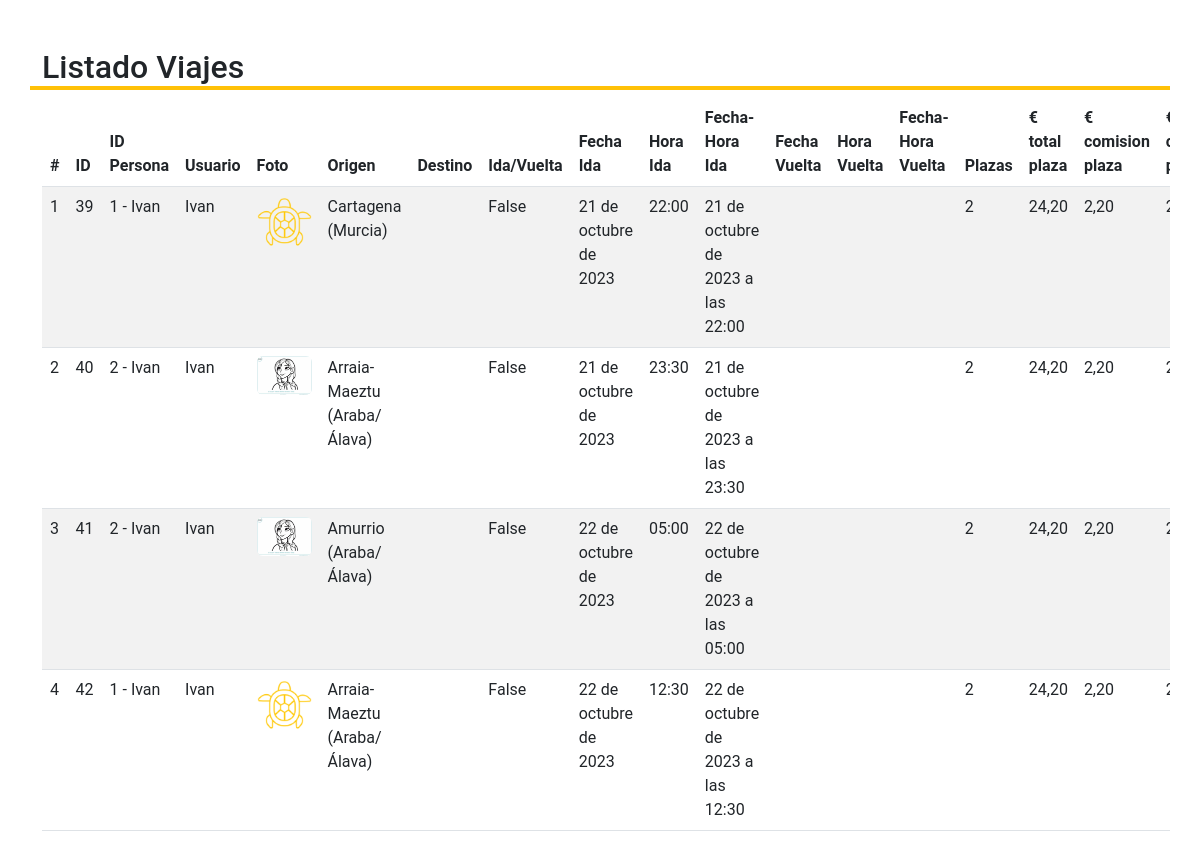
Page /listado_viajes/ on the committed database.
### Aplicaciones/FrontEnd/models.py (models this page shows)
class Viajes (models.Model):
    id_persona = models.ForeignKey(Personas, to_field='id', on_delete=models.CASCADE)
    ciudad_origen = models.CharField(max_length=64)
    ciudad_destino = models.CharField(max_length=64)
    fecha_ida = models.DateField(blank=True, null=True)
    numero_asientos_viaje = models.PositiveSmallIntegerField()
    equipaje = models.CharField(max_length=2, choices=equipaje, default='EM')
    estado = models.PositiveIntegerField(choices=estados_viajes, default=1)
    importe_total_asiento = models.DecimalField(max_digits = 5,decimal_places = 2)
    importe_comision_asiento = models.DecimalField(max_digits = 5,decimal_places = 2)
    importe_conductor_asiento = models.DecimalField(max_digits = 5,decimal_places = 2)
    numero_asientos_libres = models.PositiveIntegerField(default=0)
    hora_ida = models.TimeField()
    fechor_ida = models.DateTimeField()
    fechor_pendiente = models.DateTimeField(blank=True, null=True)
    fechor_realizado = models.DateTimeField(blank=True, null=True)
    fechor_cancelado = models.DateTimeField(blank=True, null=True)
    id_vehiculo = models.ForeignKey(Vehiculos, to_field='id', null=True, blank=True, on_delete=models.CASCADE)
    flg_ida_vuelta = models.BooleanField(default=False)
    distancia_kms = models.DecimalField(max_digits=6, decimal_places=1)
    duracion_min = models.PositiveIntegerField()
    fechor_llegada = models.DateTimeField()
    fec_created = models.DateTimeField(auto_now_add=True)
    fec_updated = models.DateTimeField(auto_now=True)
    class Meta:
        verbose_name = 'viajes'
        verbose_name_plural = 'viajes'

class Personas (models.Model):
    phoneNumberRegex = RegexValidator(regex=r"^\+?1?\d{8,15}$")
    id_usuario = models.ForeignKey(Usuario, to_field='id', null=True, blank=True, on_delete=models.CASCADE)
    nombre = models.CharField(max_length=64, blank=False, null=False)
    apellido1 = models.CharField(max_length=64, blank=False, null=False)
    apellido2 = models.CharField(max_length=64, blank=True, null=True)
    fec_nacimiento = models.DateField(blank=False, null=False)
    tipo_documento = models.CharField (max_length=8, blank=False, null=False)
    numero_documento = models.CharField(max_length=32, blank=False, null=False, unique=True)
    num_telefono = models.CharField(validators = [phoneNumberRegex], max_length = 16, blank=False, null=False)
    genero = models.CharField(max_length=1, choices=genero, default='F', blank=True, null=True)
    puntuacion = models.DecimalField(max_digits=2, decimal_places=1, default=3.5, blank=True, null=True)
    prestigio = models.CharField(max_length=2, choices=prestigio, default='B', blank=True, null=True)
    numero_opiniones = models.PositiveIntegerField(default = '0', blank=True, null=True)
    descripcion = models.CharField(max_length=3000, blank=True, null=True)
    imagen = models.ImageField(upload_to='images/users_profile', default="images/users_profile/avatar-mujer.jpg")
    pref_conversacion = models.PositiveIntegerField(default='1')
    pref_musica = models.PositiveIntegerField(default='1')
    pref_mascota = models.PositiveIntegerField(default='1')
    pref_fumar = models.PositiveIntegerField(default='1')
    pref_comida = models.PositiveIntegerField(default='1')
    notif_noticiasofertas = models.PositiveIntegerField(default='3')
    notif_opiniones = models.PositiveIntegerField(default='3')
    notif_reservas = models.PositiveIntegerField(default='3')
    fec_created = models.DateTimeField(auto_now_add=True)
    fec_updated = models.DateTimeField(auto_now=True)
    class Meta:
        verbose_name = 'personas'
        verbose_name_plural = 'personas'
    def __str__(self):
        return str(self.id) + ' - ' + self.nombre

### Aplicaciones/FrontEnd/views.py (the view)
# urls.py: path('listado_viajes/', v_listado_viajes, name='n_listado_viajes'),
def v_listado_viajes(request):
    viajesListados = Viajes.objects.all()
    args = {"viajes": viajesListados}
    return render(request, "listado_viajes.html", args)

### Aplicaciones/FrontEnd/templates/listado_viajes.html (shortened to what this page needs)
{% load static %}
<!DOCTYPE html>
<html lang="en">
<head>
</head>
<body>
	{% include "index.html" %}
	<div class="container mt-5">
		<div class="row">
			<h2 class="border-bottom border-warning border-4">Listado Viajes</h2>
			<div class="table-responsive">
                <form method="POST" role="form" class="form-inline" enctype="multipart/form-data">
                <table class="table table-striped">
            	      <thead>
                      <tr>
                          <th>#</th>
						  <th>ID</th>
                          <th>ID Persona</th>
                          <th>Usuario</th>
                          <th>Foto</th>
                          <th>Origen</th>
                          <th>Destino</th>
                          <th>Ida/Vuelta</th>
                          <th>Fecha Ida</th>
                          <th>Hora Ida</th>
                          <th>Fecha-Hora Ida</th>
                          <th>Fecha Vuelta</th>
                          <th>Hora Vuelta</th>
                          <th>Fecha-Hora Vuelta</th>
                          <th>Plazas</th>
                          <th>€ total plaza</th>
                          <th>€ comision plaza</th>
						  <th>€ conductor plaza</th>
                      </tr>
					 </thead>
					 <tbody>
                        {% for c in viajes %}
                        <tr>
                            <td>{{forloop.counter}}</td>
							<td>{{c.id}}</td>
                            <td>{{c.id_persona}}</td>
                            <td>{{c.id_persona.nombre}}</td>
                            <td>
                            {% if c.id_persona.imagen %}
                                <div class="img-container">
                                    <img class="rounded" src="{{ c.id_persona.imagen.url }}">
                                </div>
                            {% endif %}
                            </td>
                            <td>{{c.ciudad_origen}}</td>
                            <td>{{c.ciudad_vuelta}}</td>
                            <td>{{c.flg_ida_vuelta}}</td>
                            <td>{{c.fecha_ida}}</td>
                            <td>{{c.hora_ida}}</td>
                            <td>{{c.fechor_ida}}</td>
                            <td>{{c.fecha_vuelta}}</td>
                            <td>{{c.hora_vuelta}}</td>
                            <td>{{c.fechor_vuelta}}</td>
                            <td>{{c.numero_asientos_viaje}}</td>
                            <td>{{c.importe_total_asiento}}</td>
                            <td>{{c.importe_comision_asiento}}</td>
                            <td>{{c.importe_conductor_asiento}}</td>
                        </tr>
                        {% endfor %}
                     </tbody>
                 </table>
                </form>
			</div>
		</div>
	</div>
</body>
</html>

### Aplicaciones/FrontEnd/static/css/index.css (style rules this page uses)
html * { font-family: Roboto; }

### Aplicaciones/FrontEnd/templates/listado_viajes.html (style rules this page uses)
.img-container { width:55px; overflow:hidden; }
.img-container img { width:100%; height:auto }

### rows in the picture
Viajes: id "39", id_persona "1 - Ivan", id_persona.nombre "Ivan", id_persona.imagen (picture), ciudad_origen "Cartagena (Murcia)", flg_ida_vuelta "False", fecha_ida "21 de octubre de 2023", hora_ida "22:00", fechor_ida "21 de octubre de 2023 a las 22:00", numero_asientos_viaje "2", importe_total_asiento "24,20", importe_comision_asiento "2,20"
Viajes: id "40", id_persona "2 - Ivan", id_persona.nombre "Ivan", id_persona.imagen (picture), ciudad_origen "Arraia-Maeztu (Araba/Álava)", flg_ida_vuelta "False", fecha_ida "21 de octubre de 2023", hora_ida "23:30", fechor_ida "21 de octubre de 2023 a las 23:30", numero_asientos_viaje "2", importe_total_asiento "24,20", importe_comision_asiento "2,20"
Viajes: id "41", id_persona "2 - Ivan", id_persona.nombre "Ivan", id_persona.imagen (picture), ciudad_origen "Amurrio (Araba/Álava)", flg_ida_vuelta "False", fecha_ida "22 de octubre de 2023", hora_ida "05:00", fechor_ida "22 de octubre de 2023 a las 05:00", numero_asientos_viaje "2", importe_total_asiento "24,20", importe_comision_asiento "2,20"
Viajes: id "42", id_persona "1 - Ivan", id_persona.nombre "Ivan", id_persona.imagen (picture), ciudad_origen "Arraia-Maeztu (Araba/Álava)", flg_ida_vuelta "False", fecha_ida "22 de octubre de 2023", hora_ida "12:30", fechor_ida "22 de octubre de 2023 a las 12:30", numero_asientos_viaje "2", importe_total_asiento "24,20", importe_comision_asiento "2,20"
